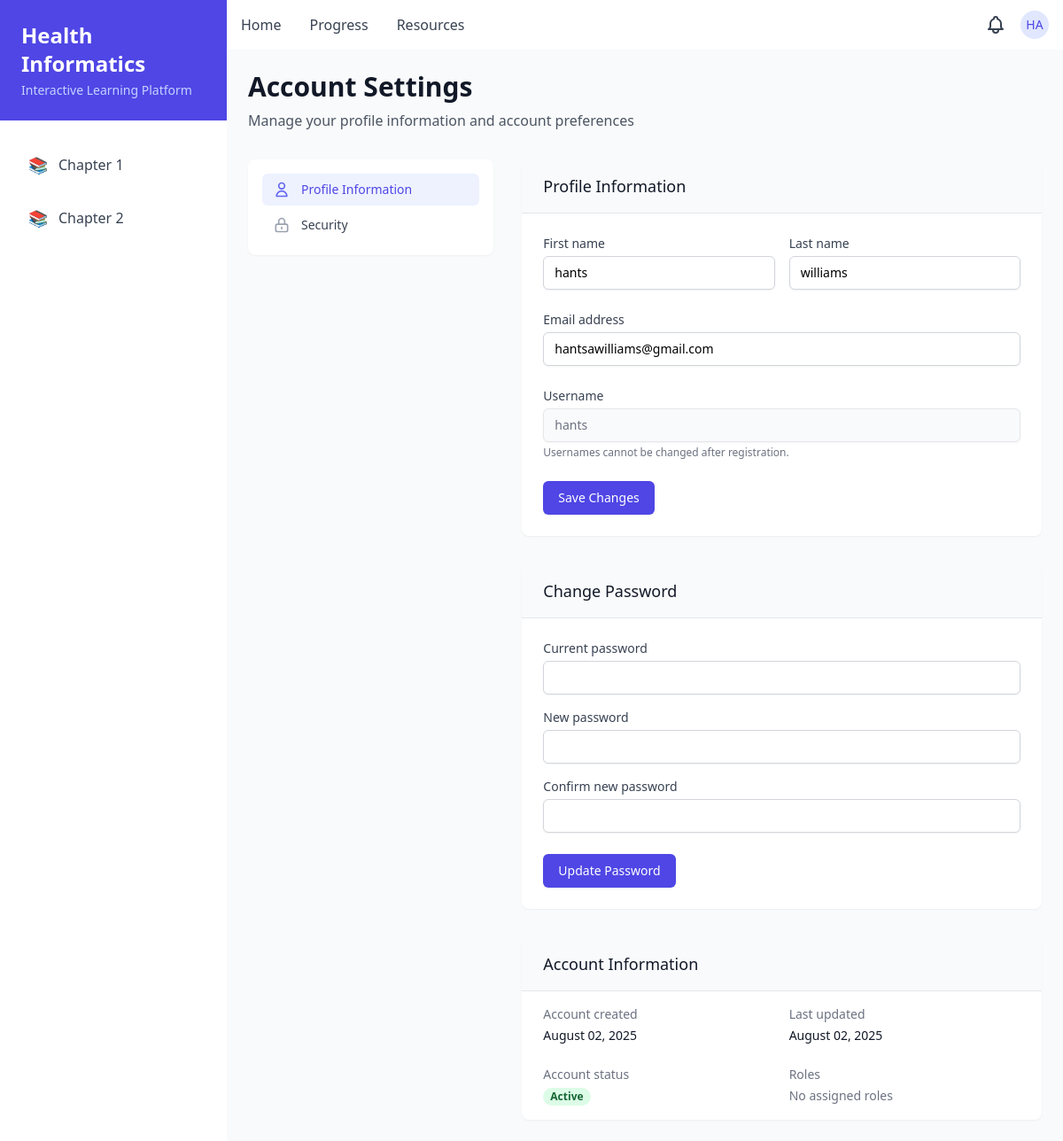
Before: /auth/account (signed in) with the older database file.
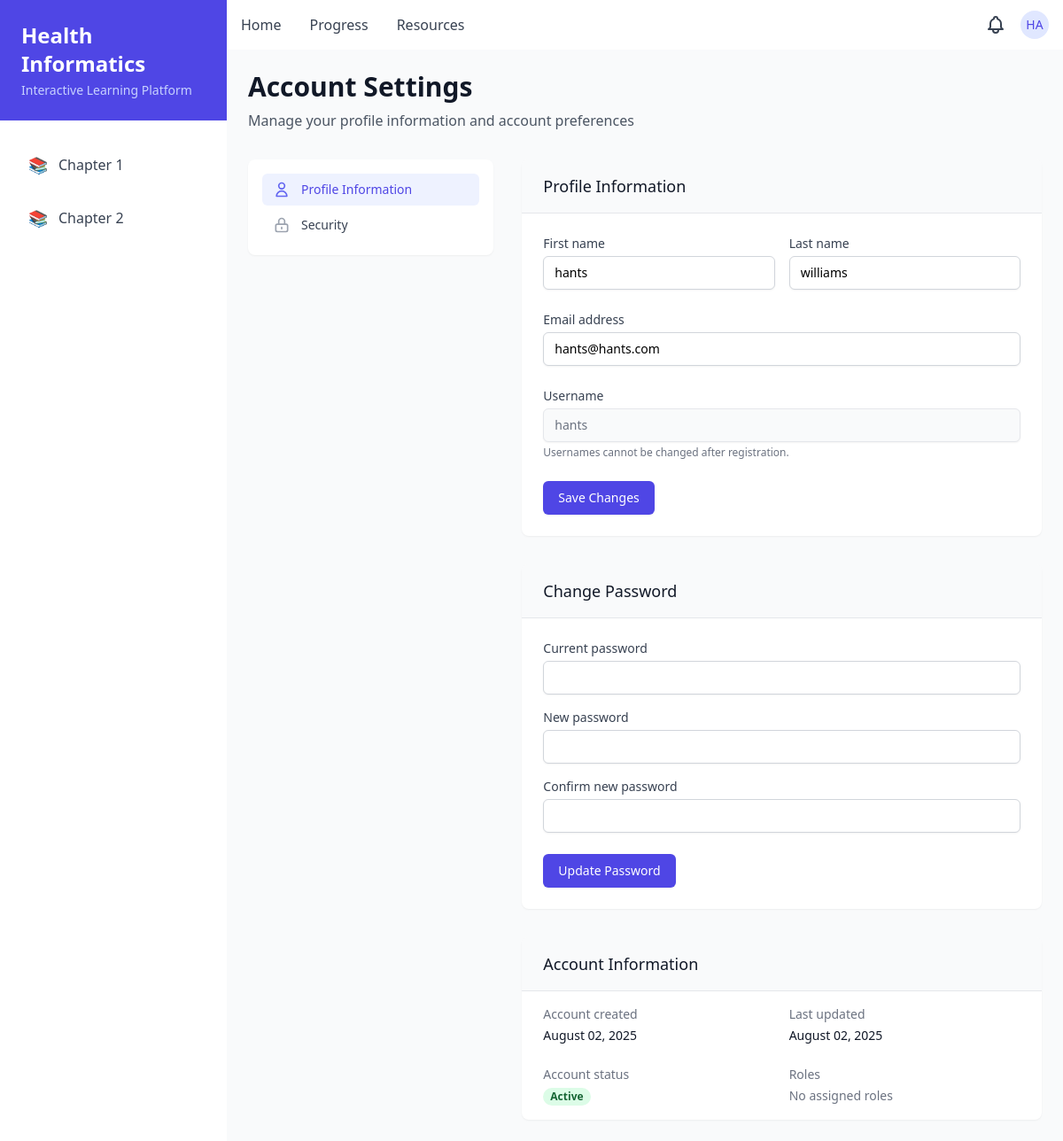
After: the same page with the newer database file.
### database/models.py (models this page shows, shortened)
class User(Base):
    __tablename__ = 'users'
    id = Column(Integer, primary_key=True)
    username = Column(String(64), unique=True, nullable=False, index=True)
    email = Column(String(120), unique=True, nullable=False, index=True)
    password_hash = Column(String(256), nullable=False)
    first_name = Column(String(64))
    last_name = Column(String(64))
    is_active = Column(Boolean, default=True)
    created_at = Column(DateTime, default=datetime.utcnow)
    updated_at = Column(DateTime, default=datetime.utcnow, onupdate=datetime.utcnow)
    roles = relationship('Role', secondary=user_roles, back_populates='users')
    progress = relationship('UserProgress', uselist=False, back_populates='user')
    def has_role(self, role_name):
        return any(role.name == role_name for role in self.roles)
    def get_full_name(self):
        if self.first_name and self.last_name:
            return f"{self.first_name} {self.last_name}"
        return self.username

### auth/__init__.py (the view, shortened to what this page needs)
@auth_bp.route('/account', methods=('GET', 'POST'))
def account_settings():
    if g.user is None:
        return redirect(url_for('auth.login', next=request.endpoint))
    return render_template('auth/account.html')

### auth/__init__.py (called while the page is built)
@auth_bp.before_app_request
def load_logged_in_user():
    user_id = session.get('user_id')
    if user_id is None:
        g.user = None
    else:
        g.user = User.query.get(user_id)

### database/__init__.py (called while the page is built)
def init_db(app):
    with app.app_context():
        db_url = get_db_url()
        engine = create_engine(db_url, pool_pre_ping=True)
        app.db_session = scoped_session(sessionmaker(autocommit=False, autoflush=False, bind=engine))
        Base.query = app.db_session.query_property()
        from . import models
        from . import progress_models
        Base.metadata.create_all(bind=engine)
        @app.teardown_appcontext
        def shutdown_session(exception=None):
            """
            Remove the database session at the end of the request or when the app shuts down.
            """
            app.db_session.remove()

### templates/auth/account.html (shortened to what the changed rows need)
{% extends "base.html" %}
{% block content %}
<div class="max-w-4xl mx-auto">
    <div class="mb-8">
        <h1 class="text-3xl font-bold text-gray-900 mb-2">Account Settings</h1>
    </div>
    <div class="grid grid-cols-1 md:grid-cols-3 gap-8">
        <div class="md:col-span-2 space-y-8">
            <div id="profile" class="bg-white rounded-lg shadow-sm overflow-hidden">
                <div class="border-b border-gray-200 bg-gray-50 px-6 py-4">
                    <h2 class="text-lg font-medium text-gray-900">Profile Information</h2>
                </div>
                <div class="p-6">
                    <form method="post" action="{{ url_for('auth.account_settings') }}">
                        <div class="grid grid-cols-1 gap-y-6 gap-x-4 sm:grid-cols-2">
                            <div>
                                <label for="first_name" class="block text-sm font-medium text-gray-700">First name</label>
                                <input type="text" name="first_name" id="first_name" value="{{ user.first_name or '' }}"
                                       class="mt-1 block w-full border border-gray-300 rounded-md shadow-sm py-2 px-3 focus:outline-none focus:ring-indigo-500 focus:border-indigo-500 sm:text-sm">
                            </div>
                            <div>
                                <label for="last_name" class="block text-sm font-medium text-gray-700">Last name</label>
                                <input type="text" name="last_name" id="last_name" value="{{ user.last_name or '' }}"
                                       class="mt-1 block w-full border border-gray-300 rounded-md shadow-sm py-2 px-3 focus:outline-none focus:ring-indigo-500 focus:border-indigo-500 sm:text-sm">
                            </div>
                            <div class="sm:col-span-2">
                                <label for="email" class="block text-sm font-medium text-gray-700">Email address</label>
                                <input type="email" name="email" id="email" value="{{ user.email }}" required
                                       class="mt-1 block w-full border border-gray-300 rounded-md shadow-sm py-2 px-3 focus:outline-none focus:ring-indigo-500 focus:border-indigo-500 sm:text-sm">
                            </div>
                            <div class="sm:col-span-2">
                                <label for="username" class="block text-sm font-medium text-gray-700">Username</label>
                                <input type="text" name="username" id="username" value="{{ user.username }}" disabled
                                       class="mt-1 block w-full border border-gray-200 bg-gray-50 rounded-md shadow-sm py-2 px-3 text-gray-500 sm:text-sm">
                                <p class="mt-1 text-xs text-gray-500">Usernames cannot be changed after registration.</p>
                            </div>
                        </div>
                    </form>
                </div>
            </div>
            <div id="security" class="bg-white rounded-lg shadow-sm overflow-hidden">
                <div class="border-b border-gray-200 bg-gray-50 px-6 py-4">
                    <h2 class="text-lg font-medium text-gray-900">Change Password</h2>
                </div>
            </div>
            <div class="bg-white rounded-lg shadow-sm overflow-hidden">
                <div class="border-b border-gray-200 bg-gray-50 px-6 py-4">
                    <h2 class="text-lg font-medium text-gray-900">Account Information</h2>
                </div>
                <div class="px-6 py-4">
                    <dl class="grid grid-cols-1 gap-x-4 gap-y-6 sm:grid-cols-2">
                        <div>
                            <dt class="text-sm font-medium text-gray-500">Account created</dt>
                            <dd class="mt-1 text-sm text-gray-900">{{ user.created_at.strftime('%B %d, %Y') }}</dd>
                        </div>
                        <div>
                            <dt class="text-sm font-medium text-gray-500">Last updated</dt>
                            <dd class="mt-1 text-sm text-gray-900">{{ user.updated_at.strftime('%B %d, %Y') }}</dd>
                        </div>
                    </dl>
                </div>
            </div>
        </div>
    </div>
</div>
{% endblock %}

### templates/base.html (shortened to what this page needs)
<!DOCTYPE html>
<html lang="en">
<head>
    <script src="https://cdn.tailwindcss.com"></script>
</head>
<body class="{% if user %}flex{% endif %} h-screen bg-gray-50">
    {% if user %}
    <div class="w-64 bg-white shadow-lg">
        <div class="p-6 bg-indigo-600">
            <h2 class="text-2xl font-bold text-white">Health Informatics</h2>
            <p class="text-indigo-200 text-sm mt-1"> Interactive Learning Platform</p>
        </div>
        <nav class="mt-6">
            <div class="px-4">
                {% for chapter in chapters %}
                <a href="{{ url_for('chapter', chapter_id=chapter.id) }}" class="flex items-center px-4 py-3 {% if not loop.first %}mt-2{% endif %} text-gray-700 hover:bg-indigo-50 hover:text-indigo-600 rounded-lg transition-colors duration-200">
                    <span class="text-lg mr-3">{{ chapter.emoji }}</span>
                    <span class="font-medium">{{ chapter.id.replace('chapter', 'Chapter ') }}</span>
                </a>
                {% endfor %}
            </div>
        </nav>
    </div>
    {% endif %}
    <div class="flex-1 flex flex-col">
        <div class="bg-white shadow-sm">
            <div class="max-w-7xl mx-auto">
                <div class="flex justify-between items-center px-4 py-3">
                    {% if user %}
                    <div class="flex items-center space-x-8">
                        <a href="/" class="text-gray-700 hover:text-indigo-600 font-medium transition-colors duration-200">Home</a>
                        <a href="{{ url_for('progress.user_dashboard') }}" class="text-gray-700 hover:text-indigo-600 font-medium transition-colors duration-200">Progress</a>
                        <a href="{{ url_for('resources') }}" class="text-gray-700 hover:text-indigo-600 font-medium transition-colors duration-200">Resources</a>
                    </div>
                    <div class="flex items-center space-x-4">
                        <button class="text-gray-700 hover:text-indigo-600">
                        </button>
                        <div class="relative group">
                            <button class="inline-flex items-center justify-center rounded-full h-8 w-8 bg-indigo-100 text-indigo-600 hover:bg-indigo-200 transition-colors duration-200">
                                <span class="text-sm font-medium">{{ user.username[:2].upper() }}</span>
                            </button>
                        </div>
                    </div>
                    {% endif %}
                </div>
            </div>
        </div>
        <div class="flex-1 overflow-auto bg-gray-50">
            <div class="max-w-7xl mx-auto px-4 py-6">
                {% block content %}{% endblock %}
            </div>
        </div>
    </div>
</body>
</html>

Changed rows visible on the page:
changed User "HA": email "hantsawilliams@gmail.com" → "hants@hants.com"
